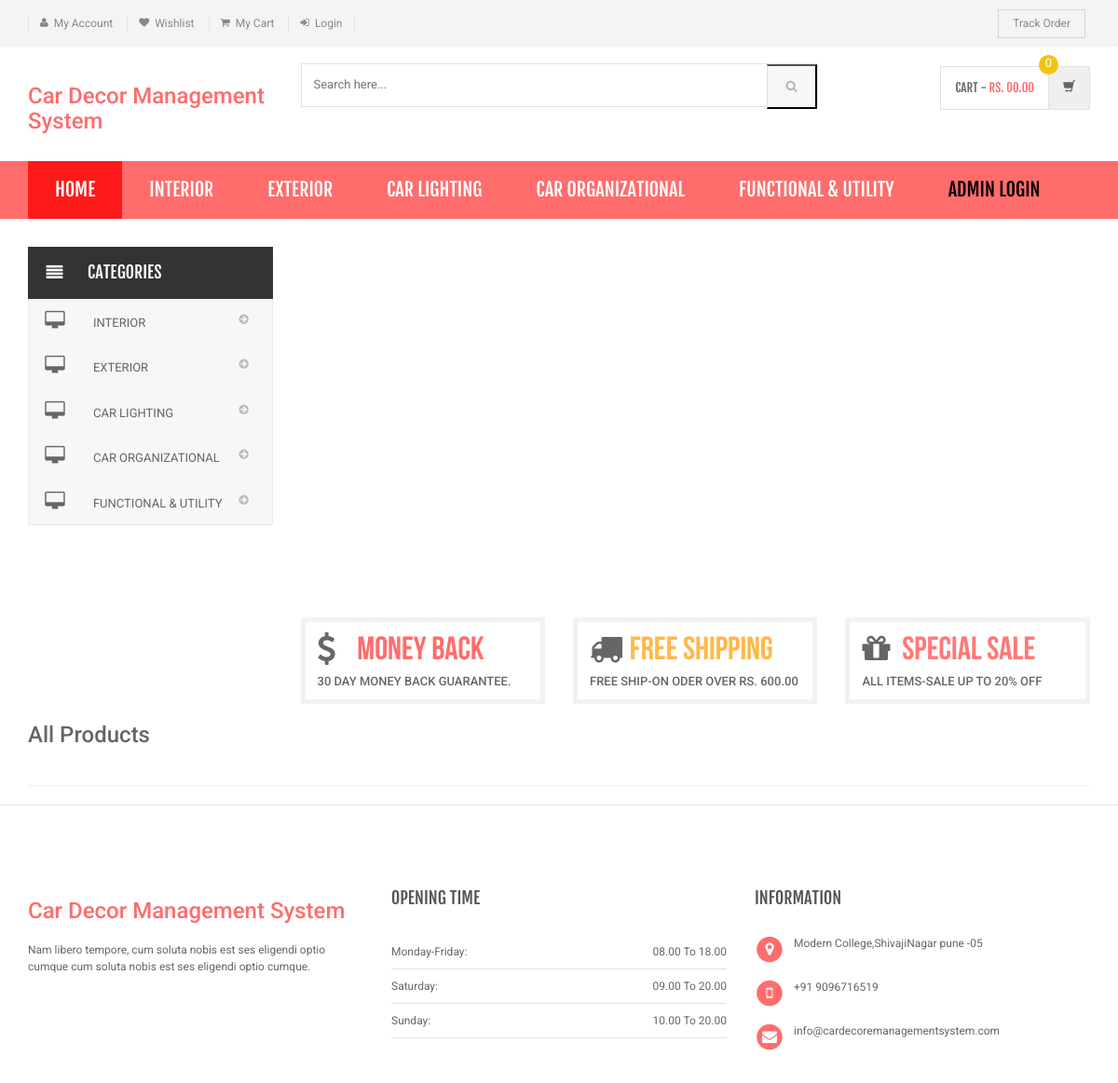
The page / on the database its author committed.
### tables this page shows
CREATE TABLE `category` (
  `id` int(11) NOT NULL,
  `categoryName` varchar(255) DEFAULT NULL,
  `categoryDescription` longtext,
  `creationDate` timestamp NOT NULL DEFAULT CURRENT_TIMESTAMP,
  `updationDate` varchar(255) DEFAULT NULL
);

### index.php (the view, shortened to what this page needs)
<?php session_start();
include('includes/config.php');
?>
<!DOCTYPE html>
<html lang="en">
	<head>
	    <link rel="stylesheet" href="assets/css/bootstrap.min.css">
	    <link rel="stylesheet" href="assets/css/main.css">
	    <link rel="stylesheet" href="assets/css/red.css">
	    <link rel="stylesheet" href="assets/css/owl.carousel.css">
		<link rel="stylesheet" href="assets/css/owl.transitions.css">
		<link href="assets/css/lightbox.css" rel="stylesheet">
		<link rel="stylesheet" href="assets/css/animate.min.css">
		<link rel="stylesheet" href="assets/css/rateit.css">
		<link rel="stylesheet" href="assets/css/bootstrap-select.min.css">
		<link rel="stylesheet" href="assets/css/config.css">
		<link href="assets/css/green.css" rel="alternate stylesheet" title="Green color">
		<link href="assets/css/blue.css" rel="alternate stylesheet" title="Blue color">
		<link href="assets/css/red.css" rel="alternate stylesheet" title="Red color">
		<link href="assets/css/orange.css" rel="alternate stylesheet" title="Orange color">
		<link href="assets/css/dark-green.css" rel="alternate stylesheet" title="Darkgreen color">
		<link rel="stylesheet" href="assets/css/font-awesome.min.css">
	</head>
    <body class="cnt-home">
<header class="header-style-1">
<?php include('includes/top-header.php');?>
<?php include('includes/main-header.php');?>
<?php include('includes/menu-bar.php');?>
</header>
<div class="body-content outer-top-xs" id="top-banner-and-menu">
	<div class="container">
		<div class="furniture-container homepage-container">
		<div class="row">
			<div class="col-xs-12 col-sm-12 col-md-3 sidebar">
	<?php include('includes/side-menu.php');?>
			</div>
			<div class="col-xs-12 col-sm-12 col-md-9 homebanner-holder">
<div id="hero" class="homepage-slider3">
</div>
<div class="info-boxes wow fadeInUp">
	<div class="info-boxes-inner">
		<div class="row">
			<div class="col-md-6 col-sm-4 col-lg-4">
				<div class="info-box">
					<div class="row">
						<div class="col-xs-2">
						     <i class="icon fa fa-dollar"></i>
						</div>
						<div class="col-xs-10">
							<h4 class="info-box-heading green">money back</h4>
						</div>
					</div>
					<h6 class="text">30 Day Money Back Guarantee.</h6>
				</div>
			</div>
			<div class="hidden-md col-sm-4 col-lg-4">
				<div class="info-box">
					<div class="row">
						<div class="col-xs-2">
							<i class="icon fa fa-truck"></i>
						</div>
						<div class="col-xs-10">
							<h4 class="info-box-heading orange">free shipping</h4>
						</div>
					</div>
					<h6 class="text">free ship-on oder over Rs. 600.00</h6>
				</div>
			</div>
			<div class="col-md-6 col-sm-4 col-lg-4">
				<div class="info-box">
					<div class="row">
						<div class="col-xs-2">
							<i class="icon fa fa-gift"></i>
						</div>
						<div class="col-xs-10">
							<h4 class="info-box-heading red">Special Sale</h4>
						</div>
					</div>
					<h6 class="text">All items-sale up to 20% off </h6>
				</div>
			</div>
		</div>
	</div>
</div>
			</div>
		</div>
		<div  >
			<div class="more-info-tab clearfix">
			   <h3 class="new-product-title pull-left">All Products</h3>
			</div>
		</div>
<hr />
</div>
</div>
<?php include('includes/footer.php');?>
</body>
</html>

### includes/menu-bar.php (shortened to what this page needs)
<div class="header-nav animate-dropdown">
    <div class="container">
        <div class="yamm navbar navbar-default" role="navigation">
            <div class="nav-bg-class">
                <div class="navbar-collapse collapse" id="mc-horizontal-menu-collapse">
	<div class="nav-outer">
		<ul class="nav navbar-nav">
			<li class="active dropdown yamm-fw">
				<a href="index.php" data-hover="dropdown" class="dropdown-toggle">Home</a>
			</li>
              <?php $sql=mysqli_query($con,"select id,categoryName  from category limit 6");
while($row=mysqli_fetch_array($sql))
{
    ?>
			<li class="dropdown yamm">
				<a href="category.php?cid=<?php echo $row['id'];?>"> <?php echo $row['categoryName'];?></a>
			</li>
			<?php } ?>
			<li class="dropdown yamm">
				<a href="admin/" style="color:#000"> Admin Login</a>
			</li>
		</ul>
		<div class="clearfix"></div>
	</div>
</div>
            </div>
        </div>
    </div>
</div>

### includes/side-menu.php
<div class="side-menu animate-dropdown outer-bottom-xs">
    <div class="head"><i class="icon fa fa-align-justify fa-fw"></i> Categories</div>
    <nav class="yamm megamenu-horizontal" role="navigation">
        <ul class="nav">
            <li class="dropdown menu-item">
              <?php $sql=mysqli_query($con,"select id,categoryName  from category");
while($row=mysqli_fetch_array($sql))
{
    ?>
                <a href="category.php?cid=<?php echo $row['id'];?>" class="dropdown-toggle"><i class="icon fa fa-desktop fa-fw"></i>
                <?php echo $row['categoryName'];?></a>
                <?php }?>
</li>
</ul>
    </nav>
</div>

### assets/css/red.css (style rules this page uses)
a { color: #ff6c6c; }
.header-style-1 .header-nav { background: #ff6c6c; }
.cnt-home .header-style-1 .header-nav .navbar .navbar-nav > li.active { background: #ff1a1a; }
.info-box .info-box-heading.green { color: #ff6c6c; }

### assets/css/lightbox.css (style rules this page uses)
body:after { content: url(../images/close.png) url(../images/loading.gif) url(../images/prev.png) url(../images/next.png); display: none; }

### assets/css/green.css (style rules this page uses)
a { color: #abd07e; }
.header-style-1 .header-nav { background: #abd07e; }
.cnt-home .header-style-1 .header-nav .navbar .navbar-nav > li.active { background: #84b943; }
.info-box .info-box-heading.green { color: #abd07e; }

### assets/css/blue.css (style rules this page uses)
a { color: #3498db; }
.header-style-1 .header-nav { background: #3498db; }
.cnt-home .header-style-1 .header-nav .navbar .navbar-nav > li.active { background: #1d6ca1; }
.info-box .info-box-heading.green { color: #3498db; }

### assets/css/orange.css (style rules this page uses)
a { color: #f39c12; }
.header-style-1 .header-nav { background: #f39c12; }
.cnt-home .header-style-1 .header-nav .navbar .navbar-nav > li.active { background: #ab6c09; }
.info-box .info-box-heading.green { color: #f39c12; }

### assets/css/dark-green.css (style rules this page uses)
a { color: #12cca7; }
.header-style-1 .header-nav { background: #12cca7; }
.cnt-home .header-style-1 .header-nav .navbar .navbar-nav > li.active { background: #0b816a; }
.info-box .info-box-heading.green { color: #12cca7; }

### rows shown on the page
category: categoryName "INTERIOR"
category: categoryName "EXTERIOR"
category: categoryName "CAR LIGHTING"
category: categoryName "CAR ORGANIZATIONAL"
category: categoryName "FUNCTIONAL & UTILITY"
